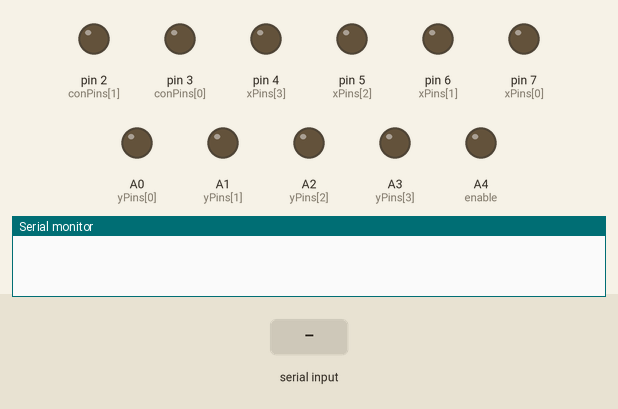
The sketch below on a simulated Arduino Uno, built with avr-gcc and run on an emulated ATmega328P. Parts: output pins drawn as LEDs (lit = HIGH), the last lines printed to the serial monitor. Inputs (shaded band) come from the test bench.

Above: at 1.2 s.
1.3 s: "1" received over Serial
At 2.1 s:
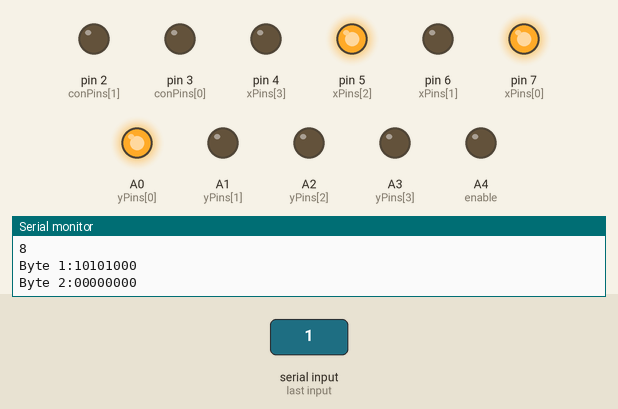
2.8 s: "0" received over Serial
At 3.2 s:
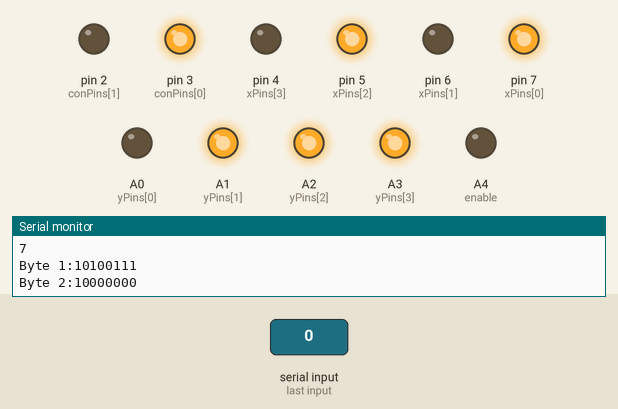
4.3 s: "2" received over Serial
At 5.5 s:
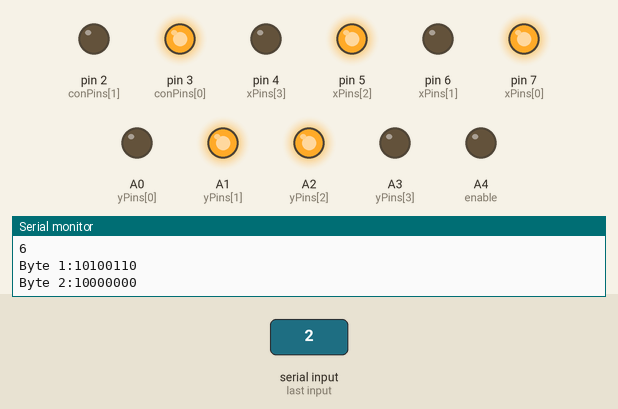
5.8 s: "1" received over Serial
At 6.7 s:
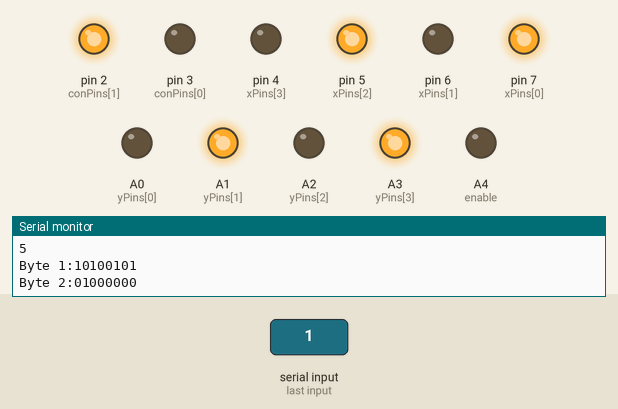
7.3 s: "0" received over Serial
At 7.9 s:
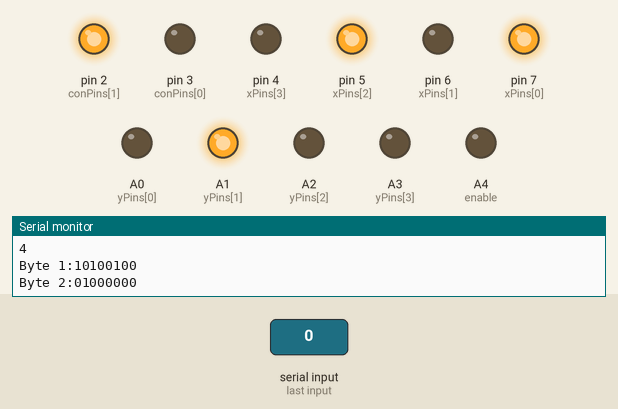
8.8 s: "2" received over Serial
At 10.2 s:
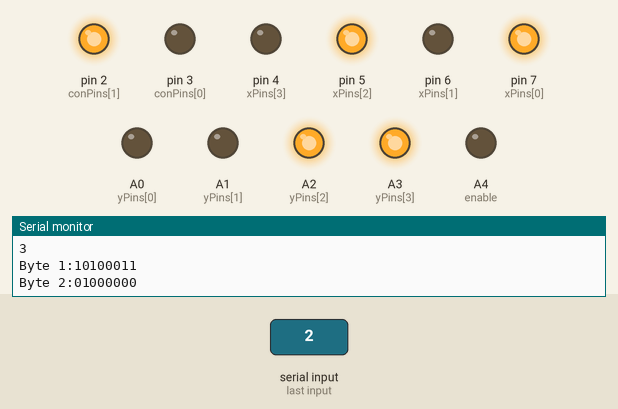
Timing chart, 0 to 11.3 s (numbered marks = the images above; inputs shaded):
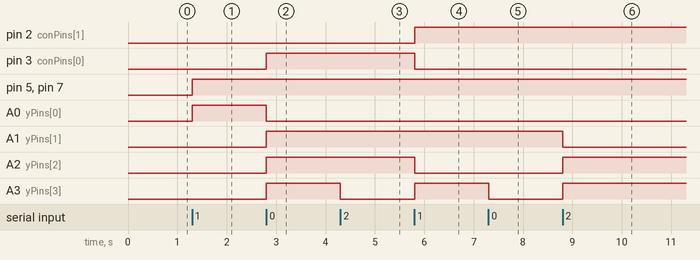

Measured:
- after the input at 1.3 s, pin 5 (xPins[2]), pin 7 (xPins[0]), A0 (yPins[0]): LOW → HIGH at once
- after the input at 2.8 s, pin 3 (conPins[0]), A1 (yPins[1]), A2 (yPins[2]), A3 (yPins[3]): LOW → HIGH at once; A0 (yPins[0]): HIGH → LOW at once
- after the input at 4.3 s, A3 (yPins[3]): HIGH → LOW at once
- after the input at 5.8 s, pin 2 (conPins[1]), A3 (yPins[3]): LOW → HIGH at once; pin 3 (conPins[0]), A2 (yPins[2]): HIGH → LOW at once
- after the input at 7.3 s, A3 (yPins[3]): HIGH → LOW at once
- after the input at 8.8 s, A1 (yPins[1]): HIGH → LOW at once; A2 (yPins[2]), A3 (yPins[3]): LOW → HIGH at once

The sketch:

ArduinoFPGAInterface.ino
```cpp
//Most signifcant to least significant
int xPins[4] = {7, 6, 5, 4};

//Most signifcant to least significant
int yPins[4] = {A0, A1, A2, A3};

//Most(A2) to least(A3)
int conPins[2] = {3, 2};

int enable = A4;

int inputBuffer[2];

int byte1[8];

int byte2[8];

int maze[9][11] = {{1, 1 ,1 ,1 ,1 ,1 ,1, 1, 1, 1, 1},
                   {1, 1 ,1 ,1 ,1 ,1 ,1, 1, 1, 1, 1},
                   {1, 1 ,1 ,1 ,1 ,1 ,1, 1, 1, 1, 1},
                   {1, 1 ,1 ,1 ,1 ,1 ,1, 1, 1, 1, 1},
                   {1, 1 ,1 ,1 ,1 ,1 ,1, 1, 1, 1, 1},
                   {1, 1 ,1 ,1 ,1 ,1 ,1, 1, 1, 1, 1},
                   {1, 1 ,1 ,1 ,1 ,1 ,1, 1, 0, 1, 2},
                   {1, 1 ,1 ,1 ,1 ,1 ,1, 1, 1, 1, 2},
                   {1, 1 ,1 ,1 ,1 ,1 ,1, 0, 0, 0, 0}};


int count = 0;

int getPos(int x, int y){
  int col = x;
  int row = y;
  Serial.println(col);
  Serial.println(row);
  int content = maze[row][col];
  readIntoByte(byte1,7, col, 4);
  readIntoByte(byte1,3, row, 4);

  readIntoByte(byte2,7, content, 2);


}
void setup(){
  //Initialize x-coord pins as outputs
  for(int i = 0; i <= 3; i++){
    pinMode(xPins[i], OUTPUT);
  }

  //Initialize y-coord pins as outputs
  for(int i = 0; i <= 3; i++){
    pinMode(yPins[i], OUTPUT);
  }

  //Initialize content pins as outputs
  for(int i = 0; i <= 1; i++){
    pinMode(conPins[i], OUTPUT);
  }

  //Initalize enable pin as output
  pinMode(enable, OUTPUT);

  Serial.begin(9600);
}
int c = 0;
void loop(){
  if(Serial.available() > 0){
    Serial.read();
    for(int i = 10; i >= 0; i--){
     for(int j = 8; j >= 0; j--){
       getPos(i,j);
       printByteArray(byte1, "Byte 1:");
       printByteArray(byte2, "Byte 2:");
       outputData(xPins, 4, byte1, 7);
       outputData(yPins, 4, byte1, 3);
       outputData(conPins, 2, byte2, 7);
       while(!(Serial.available())){

       }
       Serial.read();
     }
   }

  }

}

//Prints an array of ints representing a byte, preceded by a message of your choice to identify the byte.
void printByteArray(int my_byte[], char name[]){
    Serial.print(name);
    for(int i = 7; i>=0; i--){
        Serial.print(my_byte[i], DEC);
    }

    Serial.println();
    return;

}

//Outputs a portion of byte, stored in my_byte, to the pins of the Arduino specified in the pins array.
//num indicates how many of the pins to output to, and startBit gives the bit to start from and then
//decrement from there.
void outputData(int pins[], int num, int my_byte[], int startBit){
    int currBit = startBit;
    for(int i = 0; i <= num-1; i++){
      digitalWrite(pins[i], my_byte[currBit]);
      currBit--;
    }
    digitalWrite(enable, HIGH);
    digitalWrite(enable, LOW);
}

void readIntoByte(int *my_byte, int startBit, int data , int num){
  int currBit = startBit;
  int currDataBit = num-1;
  for(int i = 0; i <= num - 1; i++){
    my_byte[currBit] = bitRead(data, currDataBit);
    currBit--;
    currDataBit--;
  }
}
```
